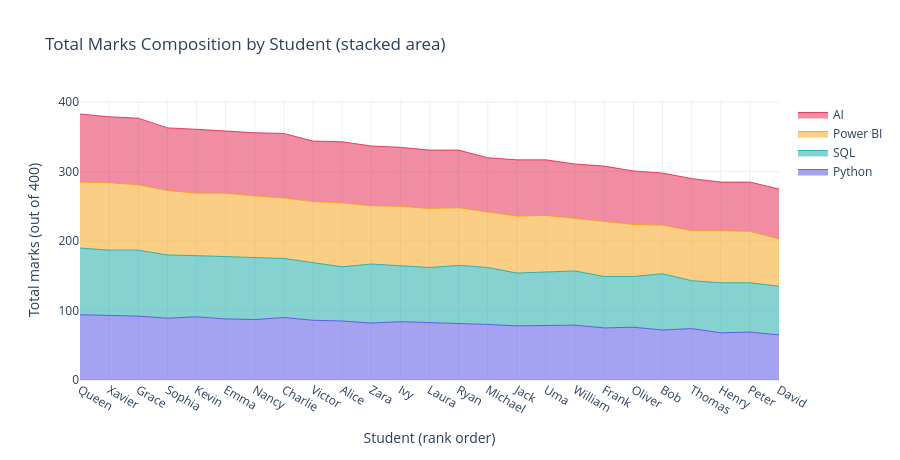

The code cell stored with this chart in its notebook:
### Markdown cell above
### 8.10 Area chart: stacked subject marks by rank (Plotly)

### Code cell
fig = go.Figure()
for s in SUBJECTS:
    fig.add_scatter(x=ranked["Student"], y=ranked[s], name=s, mode="lines", stackgroup="one",
                    line=dict(width=0.8, color=SUBJECT_COLORS[s]), hovertemplate="%{x}<br>" + s + ": %{y}<extra></extra>")
fig.update_layout(title="Total Marks Composition by Student (stacked area)", xaxis_title="Student (rank order)",
                  yaxis_title="Total marks (out of 400)", hovermode="x unified", height=460)
fig.write_html(f"{CHART_DIR}/11_area_chart.html", include_plotlyjs="cdn")
fig.show()

### Figure 1 — Plotly figure (JSON) as saved in the notebook; plotly's stock layout.template omitted (floating-point values rounded to 4 significant figures)
{"data": [{"hovertemplate": "%{x}<br>Python: %{y}<extra></extra>", "line": {"color": "#4F46E5", "width": 0.8}, "mode": "lines", "name": "Python", "stackgroup": "one", "type": "scatter", "x": ["Queen", "Xavier", "Grace", "Sophia", "Kevin", "Emma", "Nancy", "Charlie", "Victor", "Alice", "Zara", "Ivy", "Laura", "Ryan", "Michael", "Jack", "Uma", "William", "Frank", "Oliver", "Bob", "Thomas", "Henry", "Peter", "David"], "y": [94, 93, 92, 89, 91, 88, 87, 90, 86, 85, 82, 84, 83, 81, 80, 78, 79, 79, 75, 76, 72, 74, 68, 69, 65]}, {"hovertemplate": "%{x}<br>SQL: %{y}<extra></extra>", "line": {"color": "#0EA5A4", "width": 0.8}, "mode": "lines", "name": "SQL", "stackgroup": "one", "type": "scatter", "x": ["Queen", "Xavier", "Grace", "Sophia", "Kevin", "Emma", "Nancy", "Charlie", "Victor", "Alice", "Zara", "Ivy", "Laura", "Ryan", "Michael", "Jack", "Uma", "William", "Frank", "Oliver", "Bob", "Thomas", "Henry", "Peter", "David"], "y": [96, 94, 95, 91, 88, 90, 89, 85, 83, 78, 85, 80, 79, 84, 82, 76, 77, 78, 74, 73, 81, 69, 72, 71, 70]}, {"hovertemplate": "%{x}<br>Power BI: %{y}<extra></extra>", "line": {"color": "#F59E0B", "width": 0.8}, "mode": "lines", "name": "Power BI", "stackgroup": "one", "type": "scatter", "x": ["Queen", "Xavier", "Grace", "Sophia", "Kevin", "Emma", "Nancy", "Charlie", "Victor", "Alice", "Zara", "Ivy", "Laura", "Ryan", "Michael", "Jack", "Uma", "William", "Frank", "Oliver", "Bob", "Thomas", "Henry", "Peter", "David"], "y": [95, 97, 94, 93, 90, 91, 89, 87, 88, 92, 84, 86, 85, 83, 80, 82, 81, 76, 79, 75, 70, 72, 75, 74, 68]}, {"hovertemplate": "%{x}<br>AI: %{y}<extra></extra>", "line": {"color": "#E11D48", "width": 0.8}, "mode": "lines", "name": "AI", "stackgroup": "one", "type": "scatter", "x": ["Queen", "Xavier", "Grace", "Sophia", "Kevin", "Emma", "Nancy", "Charlie", "Victor", "Alice", "Zara", "Ivy", "Laura", "Ryan", "Michael", "Jack", "Uma", "William", "Frank", "Oliver", "Bob", "Thomas", "Henry", "Peter", "David"], "y": [98, 95, 96, 90, 92, 89, 91, 93, 87, 88, 86, 85, 84, 83, 78, 81, 80, 78, 80, 77, 75, 75, 70, 71, 72]}], "layout": {"height": 460, "hovermode": "x unified", "title": {"text": "Total Marks Composition by Student (stacked area)"}, "xaxis": {"title": {"text": "Student (rank order)"}}, "yaxis": {"title": {"text": "Total marks (out of 400)"}}}}
